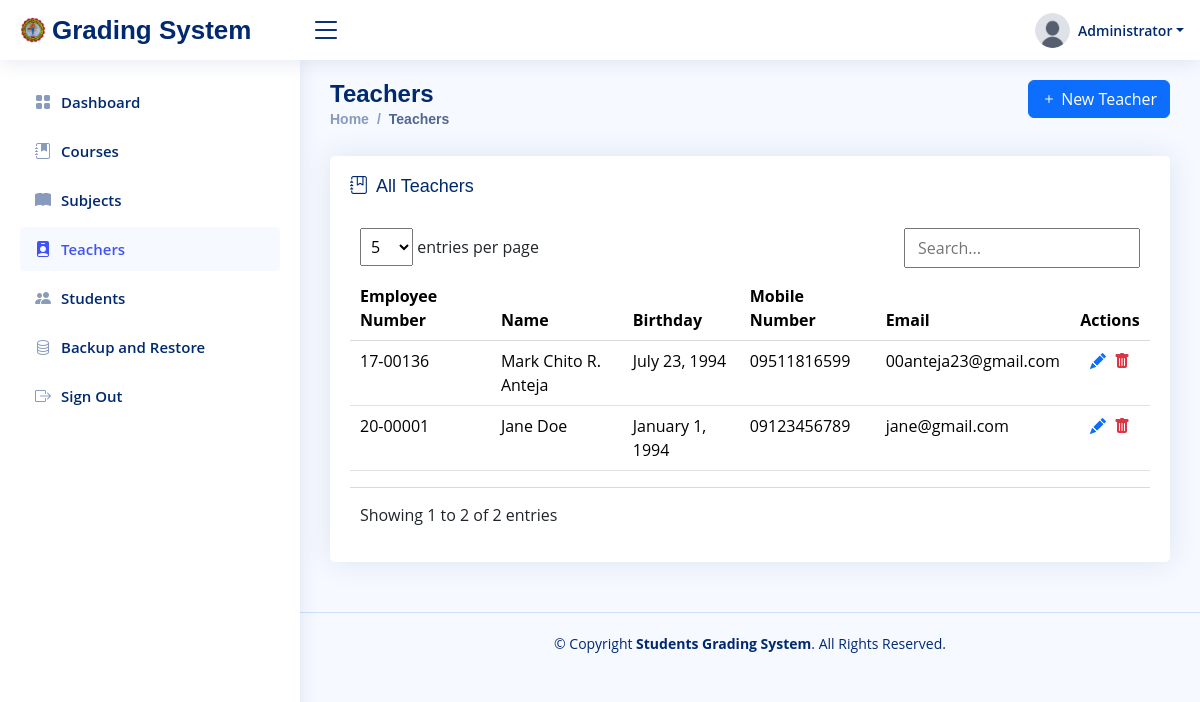
The app's page /teachers (signed in) with its own data.
### tables this page shows
CREATE TABLE `users` (
  `id` int(11) NOT NULL AUTO_INCREMENT,
  `uuid` varchar(36) NOT NULL,
  `name` varchar(100) NOT NULL,
  `username` varchar(50) NOT NULL,
  `password` varchar(255) NOT NULL,
  `image` varchar(50) NOT NULL,
  `user_type` varchar(20) NOT NULL,
  `created_at` datetime NOT NULL,
  `updated_at` datetime NOT NULL,
  PRIMARY KEY (`id`),
  UNIQUE KEY `uuid` (`uuid`),
  UNIQUE KEY `username` (`username`)
);

CREATE TABLE `teachers` (
  `id` int(11) NOT NULL AUTO_INCREMENT,
  `uuid` varchar(36) NOT NULL,
  `account_id` int(11) NOT NULL,
  `employee_number` varchar(100) NOT NULL,
  `first_name` varchar(100) NOT NULL,
  `middle_name` varchar(100) NOT NULL,
  `last_name` varchar(100) NOT NULL,
  `birthday` varchar(100) NOT NULL,
  `mobile_number` varchar(100) NOT NULL,
  `email` varchar(100) NOT NULL,
  `address` text NOT NULL,
  `created_at` datetime NOT NULL,
  `updated_at` datetime NOT NULL,
  PRIMARY KEY (`id`),
  UNIQUE KEY `uuid` (`uuid`),
  UNIQUE KEY `account_id` (`account_id`),
  UNIQUE KEY `employee_number` (`employee_number`)
);

### config/database.php (called while the page is built, shortened)
<?php
class Database
{
    private $host = 'localhost';
    private $dbname = 'student_grading_system';
    private $username = 'root';
    private $password = '';
    private $connection;
    public function __construct()
    {
        $this->insert_admin_data();
    }
    private function connect()
    {
        $this->connection = new mysqli($this->host, $this->username, $this->password);
    }
    private function create_database()
    {
        $sql = "CREATE DATABASE IF NOT EXISTS " . $this->dbname;
    }
    private function select_database()
    {
        $this->connection->select_db($this->dbname);
    }
    private function create_users_table()
    {
        $sql = "CREATE TABLE IF NOT EXISTS users (
            id INT(11) AUTO_INCREMENT PRIMARY KEY,
            uuid VARCHAR(36) NOT NULL UNIQUE,
            name VARCHAR(100) NOT NULL,
            username VARCHAR(50) NOT NULL UNIQUE,
            password VARCHAR(255) NOT NULL,
            image VARCHAR(50) NOT NULL,
            user_type VARCHAR(20) NOT NULL,
            created_at DATETIME NOT NULL,
            updated_at DATETIME NOT NULL
        )";
    }
    private function create_students_table()
    {
        $sql = "CREATE TABLE IF NOT EXISTS students (
            id INT(11) AUTO_INCREMENT PRIMARY KEY,
            uuid VARCHAR(36) NOT NULL UNIQUE,
            account_id INT(11) NOT NULL UNIQUE,
            student_number VARCHAR(100) NOT NULL UNIQUE,
            course VARCHAR(100) NOT NULL,
            year VARCHAR(100) NOT NULL,
            section VARCHAR(100) NOT NULL,
            first_name VARCHAR(100) NOT NULL,
            middle_name VARCHAR(100) NOT NULL,
            last_name VARCHAR(100) NOT NULL,
            birthday VARCHAR(100) NOT NULL,
            mobile_number VARCHAR(100) NOT NULL,
            email VARCHAR(100) NOT NULL,
            address TEXT NOT NULL,
            created_at DATETIME NOT NULL,
            updated_at DATETIME NOT NULL
        )";
    }
    private function create_teachers_table()
    {
        $sql = "CREATE TABLE IF NOT EXISTS teachers (
            id INT(11) AUTO_INCREMENT PRIMARY KEY,
            uuid VARCHAR(36) NOT NULL UNIQUE,
            account_id INT(11) NOT NULL UNIQUE,
            employee_number VARCHAR(100) NOT NULL UNIQUE,
            first_name VARCHAR(100) NOT NULL,
            middle_name VARCHAR(100) NOT NULL,
            last_name VARCHAR(100) NOT NULL,
            birthday VARCHAR(100) NOT NULL,
            mobile_number VARCHAR(100) NOT NULL,
            email VARCHAR(100) NOT NULL,
            address TEXT NOT NULL,
            created_at DATETIME NOT NULL,
            updated_at DATETIME NOT NULL
        )";
    }
    private function create_courses_table()
    {
        $sql = "CREATE TABLE IF NOT EXISTS courses (
            id INT(11) AUTO_INCREMENT PRIMARY KEY,
            uuid VARCHAR(36) NOT NULL UNIQUE,
            code VARCHAR(100) NOT NULL UNIQUE,
            description VARCHAR(100) NOT NULL,
            years INT(11) NOT NULL,
            created_at DATETIME NOT NULL,
            updated_at DATETIME NOT NULL
        )";
    }
    private function create_grade_components_table()
    {
        $sql = "CREATE TABLE IF NOT EXISTS grade_components (
            id INT(11) AUTO_INCREMENT PRIMARY KEY,
            uuid VARCHAR(36) NOT NULL UNIQUE,
            teacher_id INT(11) NOT NULL,
            subject_id INT(11) NOT NULL,
            component VARCHAR(255) NOT NULL,
            weight INT(11) NOT NULL,
            created_at DATETIME NOT NULL,
            updated_at DATETIME NOT NULL
        )";
    }
    private function create_student_grades_table()
    {
        $sql = "CREATE TABLE IF NOT EXISTS student_grades (
            id INT(11) AUTO_INCREMENT PRIMARY KEY,
            uuid VARCHAR(36) NOT NULL UNIQUE,
            teacher_id INT(11) NOT NULL,
            student_id INT(11) NOT NULL,
            subject_id INT(11) NOT NULL,
            grade_component_id INT(11) NOT NULL,
            course VARCHAR(100) NOT NULL,
            year VARCHAR(10) NOT NULL,
            semester VARCHAR(10) NOT NULL,
            grade FLOAT(11,2) NOT NULL,
            created_at DATETIME NOT NULL,
            updated_at DATETIME NOT NULL
        )";
    }
    private function create_subjects_table()
    {
        $sql = "CREATE TABLE IF NOT EXISTS subjects (
            id INT(11) AUTO_INCREMENT PRIMARY KEY,
            uuid VARCHAR(36) NOT NULL UNIQUE,
            code VARCHAR(100) NOT NULL,
            description VARCHAR(100) NOT NULL,
            lecture_units INT(11) NOT NULL,
            laboratory_units INT(11) NOT NULL,
            hours_per_week INT(11) NOT NULL,
            course VARCHAR(100) NOT NULL,
            year VARCHAR(10) NOT NULL,
            semester VARCHAR(10) NOT NULL,
            created_at DATETIME NOT NULL,
            updated_at DATETIME NOT NULL
        )";
    }
    private function create_logs_table()
    {
        $sql = "CREATE TABLE IF NOT EXISTS logs (
            id INT(11) AUTO_INCREMENT PRIMARY KEY,
            uuid VARCHAR(36) NOT NULL UNIQUE,
            user_id INT(11) NOT NULL,
            activity TEXT NOT NULL,
            created_at DATETIME NOT NULL,
            updated_at DATETIME NOT NULL
        )";
    }
    private function insert_admin_data()
    {
        $is_admin_exists = $this->select_one("users", "id", "1");
    }
    public function select_one($table, $condition_column, $condition_value)
    {
        $sql = "SELECT * FROM $table WHERE $condition_column = ? LIMIT 1";
        $stmt = $this->connection->prepare($sql);
        $stmt->bind_param("s", $condition_value);
        $stmt->execute();
        return $stmt->get_result()->fetch_assoc();
    }
    public function select_all($table, $order_by = null, $direction = 'ASC')
    {
        $sql = "SELECT * FROM $table";
        if ($order_by) {
            $sql .= " ORDER BY $order_by " . strtoupper($direction);
        }
        $result = $this->connection->query($sql);
        return $result->fetch_all(MYSQLI_ASSOC);
    }
}
$db = new Database();

### views/pages/teachers.php (the view, shortened to what this page needs)
<?php include_once "../views/pages/templates/header.php" ?>
<main id="main" class="main">
    <div class="pagetitle">
        <div class="row">
            <div class="col-6">
                <h1>Teachers</h1>
                <nav>
                    <ol class="breadcrumb">
                        <li class="breadcrumb-item"><a href="/">Home</a></li>
                        <li class="breadcrumb-item active">Teachers</li>
                    </ol>
                </nav>
            </div>
            <div class="col-6">
                <button class="btn btn-primary float-end" data-bs-toggle="modal" data-bs-target="#new_teacher_modal"><i class="bi bi-plus"></i> New Teacher</button>
            </div>
        </div>
    </div>
    <section class="section">
        <div class="row">
            <div class="col-lg-12">
                <div class="card">
                    <div class="card-body">
                        <h5 class="card-title"><i class="bi bi-journal-bookmark me-1"></i> All Teachers</h5>
                        <table class="table datatable">
                            <thead>
                                <tr>
                                    <th>Employee Number</th>
                                    <th>Name</th>
                                    <th>Birthday</th>
                                    <th>Mobile Number</th>
                                    <th>Email</th>
                                    <th class="text-center">Actions</th>
                                </tr>
                            </thead>
                            <tbody>
                                <?php if ($teachers = $db->select_all("teachers", "id", "DESC")): ?>
                                    <?php foreach ($teachers as $teacher): ?>
                                        <tr>
                                            <td><?= $teacher["employee_number"] ?></td>
                                            <td> <?= $teacher["first_name"] . ' ' . (!empty($teacher["middle_name"]) ? substr($teacher["middle_name"], 0, 1) . '. ' : '') . $teacher["last_name"] ?></td>
                                            <td><?= date("F j, Y", strtotime($teacher["birthday"])) ?></td>
                                            <td><?= $teacher["mobile_number"] ?></td>
                                            <td><?= $teacher["email"] ?></td>
                                            <td class="text-center">
                                                <i class="bi bi-pencil-fill text-primary me-1 update_teacher" role="button" teacher_id="<?= $teacher["account_id"] ?>"></i>
                                                <i class="bi bi-trash-fill text-danger delete_teacher" role="button" teacher_id="<?= $teacher["account_id"] ?>"></i>
                                            </td>
                                        </tr>
                                    <?php endforeach ?>
                                <?php endif ?>
                            </tbody>
                        </table>
                    </div>
                </div>
            </div>
        </div>
    </section>
</main>
<?php include_once "../views/pages/templates/footer.php" ?>

### views/pages/templates/header.php (shortened to what this page needs)
<?php
$current_page = basename($_SERVER['REQUEST_URI']);
$user_data = $db->select_one("users", "id", $_SESSION["user_id"]);
?>
<!DOCTYPE html>
<html lang="en">
<head>
    <link href="assets/vendor/bootstrap/css/bootstrap.min.css" rel="stylesheet">
    <link href="assets/vendor/bootstrap-icons/bootstrap-icons.css" rel="stylesheet">
    <link href="assets/vendor/simple-datatables/style.css" rel="stylesheet">
    <link href="assets/vendor/sweetalert2/css/sweetalert2.min.css" rel="stylesheet">
    <link href="assets/css/style.css" rel="stylesheet">
</head>
<body>
    <header id="header" class="header fixed-top d-flex align-items-center">
        <div class="d-flex align-items-center justify-content-between">
            <a href="index.html" class="logo d-flex align-items-center">
                <img src="assets/img/logo.png" alt="">
                <span class="d-none d-lg-block">Grading System</span>
            </a>
            <i class="bi bi-list toggle-sidebar-btn"></i>
        </div>
        <nav class="header-nav ms-auto">
            <ul class="d-flex align-items-center">
                <li class="nav-item dropdown pe-3">
                    <a class="nav-link nav-profile d-flex align-items-center pe-0" href="#" data-bs-toggle="dropdown">
                        <img src="assets/img/uploads/<?= $user_data["image"] ?>" alt="Profile" class="rounded-circle" style="width: 35px; height: 35px;">
                        <span class="d-none d-md-block dropdown-toggle ps-2"><?= $_SESSION["user_type"] != "admin" ? get_initials($teacher_student_data["first_name"]) . " " . $teacher_student_data["last_name"] : $user_data["name"] ?></span>
                    </a>
                </li>
            </ul>
        </nav>
    </header>
    <aside id="sidebar" class="sidebar">
        <ul class="sidebar-nav" id="sidebar-nav">
            <?php if ($_SESSION["user_type"] == "admin"): ?>
                <li class="nav-item">
                    <a class="nav-link <?= $current_page != "dashboard" ? "collapsed" : null ?>" href="dashboard">
                        <i class="bi bi-grid-fill"></i>
                        <span>Dashboard</span>
                    </a>
                </li>
                <li class="nav-item">
                    <a class="nav-link <?= $current_page != "courses" ? "collapsed" : null ?>" href="courses">
                        <i class="bi bi-journal-bookmark-fill"></i>
                        <span>Courses</span>
                    </a>
                </li>
                <li class="nav-item">
                    <a class="nav-link <?= $current_page != "subjects" ? "collapsed" : null ?>" href="subjects">
                        <i class="bi bi-book-fill"></i>
                        <span>Subjects</span>
                    </a>
                </li>
                <li class="nav-item">
                    <a class="nav-link <?= $current_page != "teachers" ? "collapsed" : null ?>" href="teachers">
                        <i class="bi bi-person-badge-fill"></i>
                        <span>Teachers</span>
                    </a>
                </li>
                <li class="nav-item">
                    <a class="nav-link <?= $current_page != "students" ? "collapsed" : null ?>" href="students">
                        <i class="bi bi-people-fill"></i>
                        <span>Students</span>
                    </a>
                </li>
                <li class="nav-item">
                    <a class="nav-link <?= $current_page != "backup_and_restore" ? "collapsed" : null ?>" href="backup_and_restore">
                        <i class="bi bi-database"></i>
                        <span>Backup and Restore</span>
                    </a>
                </li>
            <?php endif ?>
            <li class="nav-item">
                <a class="nav-link collapsed logout" href="javascript:void(0)">
                    <i class="bi bi-box-arrow-right"></i>
                    <span>Sign Out</span>
                </a>
            </li>
        </ul>
    </aside>

### records on screen
users: image (placeholder picture), name "Administrator"
teachers: employee_number "17-00136", first_name "Mark Chito", middle_name "R", last_name "Anteja", birthday "July 23, 1994", mobile_number "09511816599", email "00anteja23@gmail.com"
teachers: employee_number "20-00001", first_name "Jane", last_name "Doe", birthday "January 1, 1994", mobile_number "09123456789", email "jane@gmail.com"
